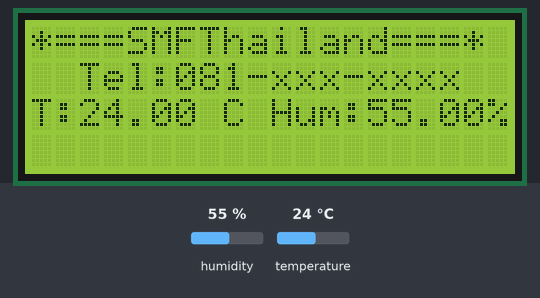
Recording of a sketch running on a simulated ESP32. Shown: 20×4 character LCD. The inputs (shaded band) are chosen by the test bench; at power-on: humidity 55 %, temperature 24 °C. WiFi joins after 1.5 s; servers stay silent unless stated; what the sketch prints to the serial monitor is not drawn.

Above: at 5.6 s.
5.7 s: humidity set to 22 %
At 11.2 s:
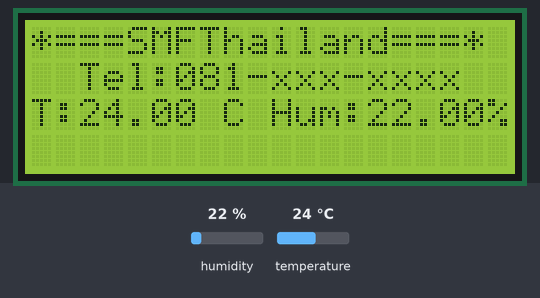
11.5 s: temperature set to 12 °C
At 16.2 s:
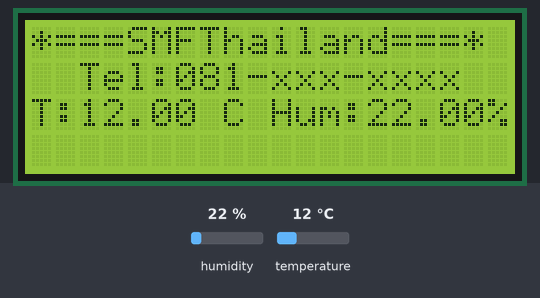
16.5 s: humidity set to 40 %
At 21.2 s:
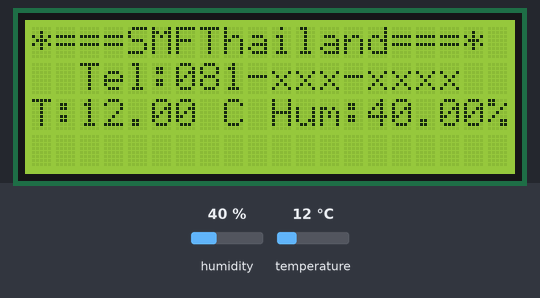
21.5 s: temperature set to 19 °C
Timing chart, 0 to 24.5 s (numbered marks = the images above; inputs shaded):
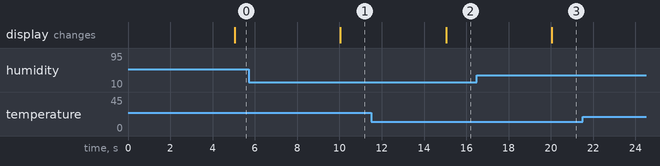

The sketch:

2esp32dht11lcd2004.ino
```cpp
#define BLYNK_TEMPLATE_ID "" //แก้ไข Template ID
#define BLYNK_TEMPLATE_NAME "" //แก้ไข Template name
#define BLYNK_AUTH_TOKEN "" //แก้ไข Auth Token

#include <WiFi.h>
#include <WiFiClient.h>
#include <BlynkSimpleEsp32.h>
#include <DHT.h>
#include <SimpleTimer.h>
#include <Wire.h>
#include <LiquidCrystal_I2C.h>

// WiFi credentials
char ssid[] = "";  //เปลี่ยนชื่อ และรหัสผ่าน Wi-Fi และทำการ upload code ใหม่
char pass[] = "";

// Blynk authentication
char auth[] = BLYNK_AUTH_TOKEN;
// กำหนดขา GPIO ที่เชื่อมต่อกับ DHT11
#define DHTPIN 18  // GPIO 18

// กำหนดประเภทของเซนเซอร์ DHT
#define DHTTYPE DHT11

DHT dht(DHTPIN, DHTTYPE);

// Simple Timer
SimpleTimer timer;

// LCD
LiquidCrystal_I2C lcd(0x27, 20, 4);

// Timing variables
unsigned long previousMillisLCD = 0;
const long intervalLCD = 5000;  // Update LCD every 5 seconds

//=================Blynk Virtual Pin=================//
//V0  Temperature
//V1  Humidity
//=================Blynk Virtual Pin=================//

//Setup Function
void setup() {
  Serial.begin(9600);
  // LCD
  lcd.begin();
  lcd.backlight();

  // เริ่มต้นเซนเซอร์ DHT
  dht.begin();  // ฟังก์ชันนี้จะใช้งานได้หลังจากติดตั้งไลบรารีที่ถูกต้อง
  // แสดงข้อความเริ่มต้นที่ต้องการให้คงอยู่ตลอด
  displayInitialLCDMessages();  // แสดงข้อความที่ไม่ต้องการให้หายไป

  // Function: Connect to Wi-Fi
  initWiFi();

  timer.setInterval(5000L, updatedht11sensor);  // Update sensor data every 5 seconds


  Blynk.config(auth);
  delay(1000);  // Short delay to ensure Wi-Fi and Blynk connection
}

//Loop Function
void loop() {
  Blynk.run();  // Run Blynk connection
  timer.run();  // Run the SimpleTimer to update sensors regularly

  unsigned long currentMillis = millis();

  // Update LCD every 5 seconds
  if (currentMillis - previousMillisLCD >= intervalLCD) {
    previousMillisLCD = currentMillis;
    displaySensorDataOnLCD();  // Update only the sensor data
  }
}

// Function connect to Wi-Fi
void initWiFi() {
  WiFi.begin(ssid, pass);
  Serial.print("Connecting to WiFi ..");
  while (WiFi.status() != WL_CONNECTED) {
    delay(1000);
    Serial.print(".");
  }
  Serial.println("\nConnected to WiFi");
  Serial.println(WiFi.localIP());
}

// Function Check connect to Blynk-IoT
void checkBlynkStatus() {
  if (!Blynk.connected()) {
    Serial.println("Blynk Not Connected");
  }
}

//If blynk connected sync all virtual pin
BLYNK_CONNECTED() {
  Blynk.syncAll();
}

// Function to read DHT11 sensor: Temperature & Humidity
void readdht11sensor(float &temp1, float &humi1) {
  humi1 = dht.readHumidity();
  temp1 = dht.readTemperature();  // ค่าอุณหภูมิเป็นองศาเซลเซียส

  if (isnan(humi1) || isnan(temp1)) {
    Serial.println("Failed to read from DHT sensor!");
    return;
  }

  // ส่งค่าไปยัง Blynk
  Blynk.virtualWrite(V0, temp1);  // ส่งค่าอุณหภูมิไปยัง Virtual Pin V0
  Blynk.virtualWrite(V1, humi1);  // ส่งค่าความชื้นไปยัง Virtual Pin V1
}

// สร้างฟังก์ชันใหม่สำหรับ SimpleTimer เพื่ออัปเดตข้อมูลเซ็นเซอร์
void updatedht11sensor() {
  float temp1, humi1;
  readdht11sensor(temp1, humi1);  // เรียกใช้ฟังก์ชันเพื่ออ่านค่าจากเซ็นเซอร์ DHT11
}

// Display data on LCD
void displayInitialLCDMessages() {
  lcd.clear();
  lcd.setCursor(0, 0);
  lcd.print("*===SMFThailand===*");

  lcd.setCursor(2, 1);
  lcd.print("Tel:081-xxx-xxxx");
}

// แสดงข้อมูลเซ็นเซอร์ในบรรทัดที่ 3 และ 4
void displaySensorDataOnLCD() {
  // ไม่เคลียร์หน้าจอ เพื่อให้ข้อความที่บรรทัด 1 และ 2 ยังคงอยู่
  float humi1 = dht.readHumidity();
  float temp1 = dht.readTemperature();  // ค่าอุณหภูมิเป็นองศาเซลเซียส

  // แสดงข้อมูลเซ็นเซอร์ในบรรทัดที่ 3 และ 4
  lcd.setCursor(0, 2);  // Start at row 3, column 0
  lcd.print("T:");
  lcd.print(temp1);
  lcd.setCursor(8, 2);
  lcd.print("C");

  lcd.setCursor(10, 2);
  lcd.print("Hum:");
  lcd.print(humi1);
  lcd.setCursor(19, 2);
  lcd.print("%");
}
```

Measured:
- after the input at 5.7 s, the display: changes after 4.3 s (image 1)
- after the input at 11.5 s, the display: changes after 3.5 s (image 2)
- after the input at 16.5 s, the display: changes after 3.5 s (image 3)
